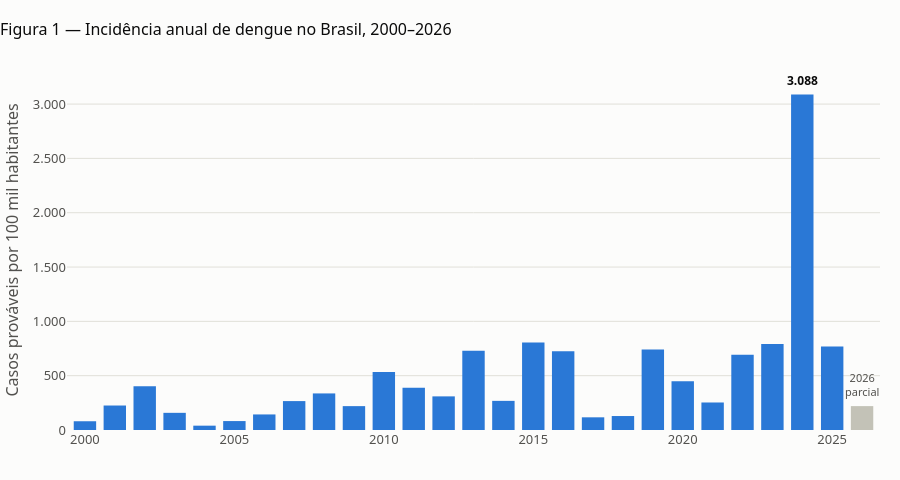

Notebook code cell kept with this figure:
### Markdown cell above
A incidência anual tem distribuição fortemente assimétrica: a mediana fica em torno de 300 casos por 100 mil habitantes, mas o desvio-padrão é maior que a média (coeficiente de variação acima de 1). Pelos dois critérios de valor atípico — a regra do intervalo interquartil (Tukey) e o escore-z modificado baseado na mediana (Iglewicz e Hoaglin), que não é distorcido pelos próprios extremos — **2024 é o único ano atípico**, com incidência quase quatro vezes maior que o recorde anterior, de 2015.

### Code cell
cores_barras = [viz.NEUTRO if parcial else viz.CATEGORICA[0] for parcial in anual["parcial"]]
fig = go.Figure(
    go.Bar(
        x=anual.index,
        y=anual["incidencia"],
        marker={"color": cores_barras, "line": {"width": 0}},
        customdata=np.column_stack([anual["casos"], anual["obitos"]]),
        hovertemplate=(
            "<b>%{x}</b><br>Incidência: %{y:,.1f} por 100 mil hab.<br>"
            "Casos prováveis: %{customdata[0]:,.0f}<br>Óbitos: %{customdata[1]:,.0f}<extra></extra>"
        ),
    )
)
fig.add_annotation(
    x=2024, y=anual.loc[2024, "incidencia"],
    text=f"<b>{viz.formatar_numero(anual.loc[2024, 'incidencia'], 0)}</b>",
    showarrow=False, yshift=14, font={"size": 12},
)
fig.add_annotation(
    x=2026, y=anual.loc[2026, "incidencia"], text="2026<br>parcial",
    showarrow=False, yshift=22, font={"size": 11, "color": viz.TINTA_SECUNDARIA},
)
fig.update_layout(
    title="Figura 1 — Incidência anual de dengue no Brasil, 2000–2026",
    yaxis={"title": "Casos prováveis por 100 mil habitantes", "tickformat": ",.0f"},
    xaxis={"range": [1999.4, 2026.6], "tickangle": 0},
    bargap=0.25,
    hovermode="closest",
    height=480,
    showlegend=False,
)
viz.salvar_interativo(fig, "fig01_incidencia_anual")
fig.show()

### Figure 1 — Plotly figure (JSON) as saved in the notebook; plotly's stock layout.template omitted (floating-point values rounded to 4 significant figures)
{"data": [{"customdata": [[136824, 36], [388560, 154], [701262, 330], [279455, 195], [72309, 46], [151344, 141], [267553, 253], [500771, 327], [638192, 582], [420759, 380], [1020433, 686], [746534, 585], [599978, 350], [1466716, 678], [543795, 459], [1648270, 977], [1491894, 719], [242402, 195], [268104, 219], [1555408, 846], [950826, 574], [540095, 278], [1405046, 1052], [1645937, 1188], [6564941, 6323], [1642665, 1855], [471006, 348]], "hovertemplate": "<b>%{x}</b><br>Incidência: %{y:,.1f} por 100 mil hab.<br>Casos prováveis: %{customdata[0]:,.0f}<br>Óbitos: %{customdata[1]:,.0f}<extra></extra>", "marker": {"color": ["#2a78d6", "#2a78d6", "#2a78d6", "#2a78d6", "#2a78d6", "#2a78d6", "#2a78d6", "#2a78d6", "#2a78d6", "#2a78d6", "#2a78d6", "#2a78d6", "#2a78d6", "#2a78d6", "#2a78d6", "#2a78d6", "#2a78d6", "#2a78d6", "#2a78d6", "#2a78d6", "#2a78d6", "#2a78d6", "#2a78d6", "#2a78d6", "#2a78d6", "#2a78d6", "#c3c2b7"], "line": {"width": 0}}, "type": "bar", "x": [2000, 2001, 2002, 2003, 2004, 2005, 2006, 2007, 2008, 2009, 2010, 2011, 2012, 2013, 2014, 2015, 2016, 2017, 2018, 2019, 2020, 2021, 2022, 2023, 2024, 2025, 2026], "y": [80.54, 225.4, 401.6, 158.0, 39.82, 82.17, 143.3, 266.1, 336.6, 219.7, 534.9, 388.1, 309.4, 729.6, 268.2, 806.2, 723.9, 116.7, 128.6, 740.2, 449.0, 253.2, 691.9, 792.0, 3088.0, 769.7, 219.9]}], "layout": {"annotations": [{"font": {"size": 12}, "showarrow": false, "text": "<b>3.088</b>", "x": 2024, "y": 3088.0, "yshift": 14}, {"font": {"color": "#52514e", "size": 11}, "showarrow": false, "text": "2026<br>parcial", "x": 2026, "y": 219.9, "yshift": 22}], "bargap": 0.25, "height": 480, "hovermode": "closest", "showlegend": false, "title": {"text": "Figura 1 — Incidência anual de dengue no Brasil, 2000–2026"}, "xaxis": {"range": [1999.0, 2027.0], "tickangle": 0}, "yaxis": {"tickformat": ",.0f", "title": {"text": "Casos prováveis por 100 mil habitantes"}}}}
